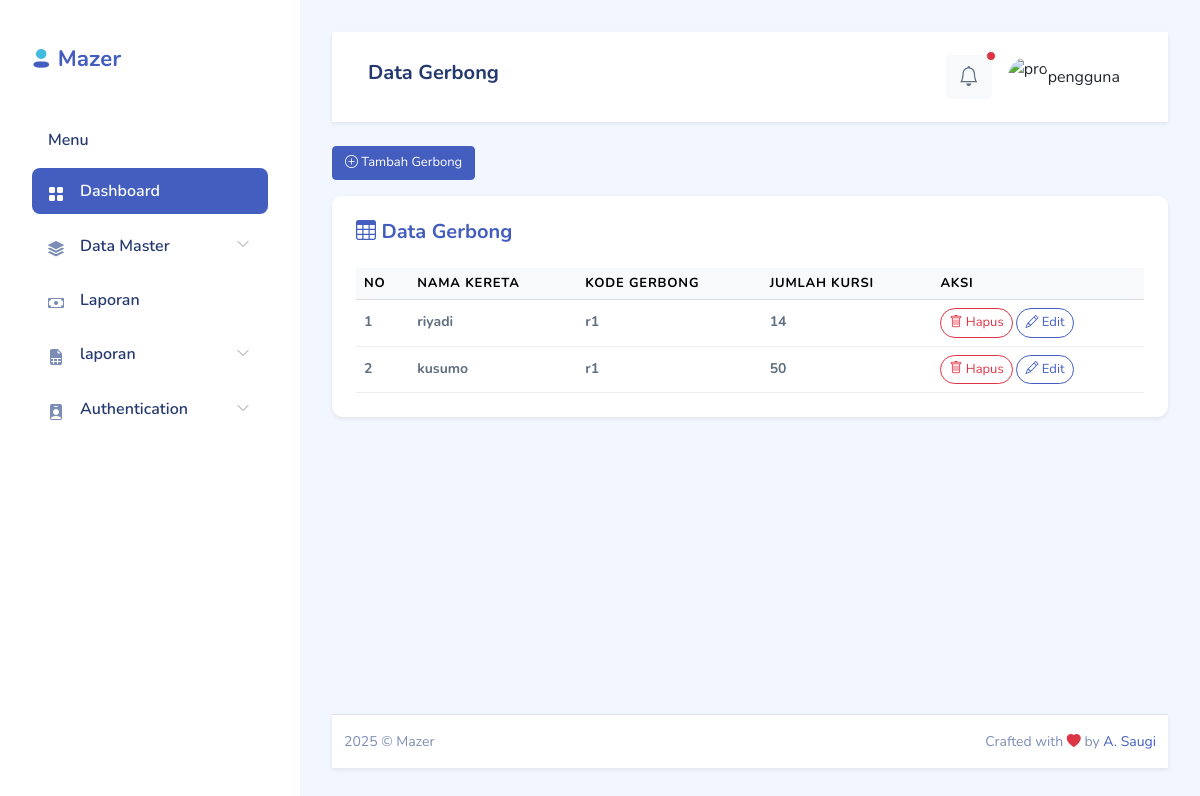
Page /index.php/admin/gerbong on the committed database.
### tables this page shows
CREATE TABLE `gerbong` (
  `gerbong_id` int(11) NOT NULL,
  `kereta_id` int(11) DEFAULT NULL,
  `jumlah_kursi` int(11) DEFAULT NULL,
  `nama_kode` varchar(50) DEFAULT NULL
);

CREATE TABLE `kereta` (
  `kereta_id` int(11) NOT NULL,
  `nama` varchar(100) DEFAULT NULL,
  `jumlah_gerbong` int(11) DEFAULT NULL
);

### application/libraries/template.php (called while the page is built, shortened)
<?php
class Template {
    private $data = [];
    public function load($template, $view, $view_data = [], $return = false) {
        $CI = &get_instance();
        $this->data['contents'] = $CI->load->view($view, $view_data, true);
        return $CI->load->view($template, $this->data, $return);
    }
}

### application/controllers/admin/gerbong.php (called while the page is built, shortened)
<?php
class Gerbong extends CI_Controller {
    public function index() {
        $this->db->select('gerbong.*, kereta.nama as nama_kereta');
        $this->db->from('gerbong');
        $this->db->join('kereta', 'kereta.kereta_id = gerbong.kereta_id', 'left');
        $gerbong = $this->db->get()->result_array();
        $kereta = $this->db->get('kereta')->result();
        $data = array(
            'judul_halaman' => 'Data Gerbong',
            'gerbong'       => $gerbong,
            'kereta'        => $kereta
        );
        $this->template->load('template', 'admin/data_gerbong', $data);
    }
}

### index.php (called while the page is built, shortened)
<?php
require_once BASEPATH.'core/CodeIgniter.php';

### application/views/admin/data_gerbong.php (the view, shortened to what this page needs)
<button type="button" class="btn btn-primary mb-3" data-bs-toggle="modal" data-bs-target="#tambahgerbongModal">
  <i class="bi bi-plus-circle"></i> Tambah Gerbong
</button>
<div class="card shadow-sm border-0 rounded-4">
  <div class="card-header bg-white border-0 d-flex justify-content-between align-items-center">
    <h5 class="mb-0 text-primary fw-bold"><i class="bi bi-table"></i> Data Gerbong</h5>
  </div>
  <div class="card-body">
    <div class="table-responsive">
      <table class="table table-hover align-middle mb-0">
        <thead class="table-light">
          <tr>
            <th>No</th>
            <th>Nama Kereta</th>
            <th>Kode Gerbong</th>
            <th>Jumlah Kursi</th>
            <th>Aksi</th>
          </tr>
        </thead>
        <tbody>
          <?php $no = 1; foreach ($gerbong as $g) : ?>
          <tr>
            <td><?= $no++ ?></td>
            <td><?= $g['nama_kereta'] ?></td>
            <td><?= $g['nama_kode'] ?></td>
            <td><?= $g['jumlah_kursi'] ?></td>
            <td>
              <a href="javascript:void(0)" onclick="konfirmasiHapus('<?= site_url('admin/gerbong/delete_data/' . $g['gerbong_id']); ?>')" class="btn btn-sm btn-outline-danger rounded-pill">
                <i class="bi bi-trash"></i> Hapus
              </a>
              <a href="<?= site_url('admin/gerbong/edit/' . $g['gerbong_id']); ?>" class="btn btn-sm btn-outline-primary rounded-pill">
                <i class="bi bi-pencil"></i> Edit
              </a>
            </td>
          </tr>
          <?php endforeach; ?>
        </tbody>
      </table>
    </div>
  </div>
</div>

### application/views/template.php (style rules this page uses)
html, body { height: 100%; margin: 0; display: flex; flex-direction: column; }

### application/views/admin/data_gerbong.php (style rules this page uses)
.table thead th { font-size: 13px; text-transform: uppercase; letter-spacing: 0.05rem; }
.table tbody td { font-size: 14px; }
.btn { font-size: 13px; }

### rows in the picture
gerbong: kereta.nama "riyadi", nama_kode "r1", jumlah_kursi "14"
gerbong: kereta.nama "kusumo", nama_kode "r1", jumlah_kursi "50"

### other values in the picture
$judul_halaman "Data Gerbong"
$this->session->userdata('nama') "pengguna"
